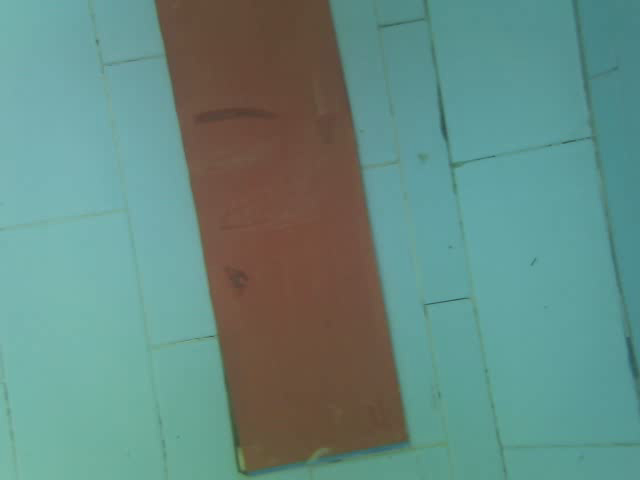
//> input picture frame 21 of rgb.avi, 640 x 480 px
$ ./lines_for_pausing_video   (built with g++ and OpenCV 4)
//> lines starting //> are read from the running program, lines starting //| are printed output that depends on the picture; after the words box and inside, x2 and y2 are one past the last pixel; in counts of white or black regions, pixels touching at a corner belong together
//> further down, org_img is the input picture: 480 rows x 640 cols, CV_8UC3; mean B, G, R 130.5, 138.9, 101.2
#include "opencv2/highgui/highgui.hpp"
#include "opencv2/imgproc/imgproc.hpp"
#include <string.h>
#include<cstdlib>
#include<fstream>
#include<opencv/highgui.h>//for opencv 3
//#include<highgui.h>//for opencv 2.4.9
#include<opencv2/opencv.hpp>//for opencv 3
//#include<cv.h>//for opencv 2.4.9
#include<iostream>
#include<vector>
using namespace cv;
using namespace std;
int x=0;
int pwn=50;
// 3 initial instructions
#define odroid 0
int hmin_value=94,smin_value=177,vmin_value=145,hmax_value=155,smax_value=255,vmax_value=255;
int canny_thres=50;
bool save_image=false;
Mat img,path,hsv,thres,edge,org_img;
vector<vector<Point> > contours;
vector<Vec4i> hierarchy;
RNG rng(12345);
FILE *fp,*fp1;

void callback(int )
{
	inRange(hsv,Scalar(hmin_value,smin_value,vmin_value),Scalar(hmax_value,smax_value,vmax_value),thres);
	erode(thres, thres, Mat(), Point(-1, -1), 1, 1, 1);//opening
	dilate(thres, thres, Mat(), Point(-1, -1), 1, 1, 1);
	for(int k=1;k<=2;k++)
	{
		dilate(thres, thres, Mat(), Point(-1, -1), 1, 1, 1);//closing
		erode(thres, thres, Mat(), Point(-1, -1), 1, 1, 1);
	}
	Canny(thres,edge,canny_thres,canny_thres*2,3,true);//canny edge detection
}
void tracks()
{
	cvNamedWindow("settings",CV_WINDOW_AUTOSIZE);
	cvCreateTrackbar("HMIN","settings",&hmin_value,255,callback);
	cvCreateTrackbar("HMAX","settings",&hmax_value,255,callback);
	cvCreateTrackbar("SMIN","settings",&smin_value,255,callback);
	cvCreateTrackbar("SMAX","settings",&smax_value,255,callback);
	cvCreateTrackbar("VMIN","settings",&vmin_value,255,callback);
	cvCreateTrackbar("VMAX","settings",&vmax_value,255,callback);
	cvCreateTrackbar("CANNY_THRESHOLD","settings",&canny_thres,127,callback);
}
void contrast_streching(Mat img)
{
	Mat ch[3];
	split(img,ch);
	normalize(ch[1],ch[1],255,0,NORM_MINMAX);
	normalize(ch[2],ch[2],255,0,NORM_MINMAX);
	normalize(ch[0],ch[0],255,0,NORM_MINMAX);
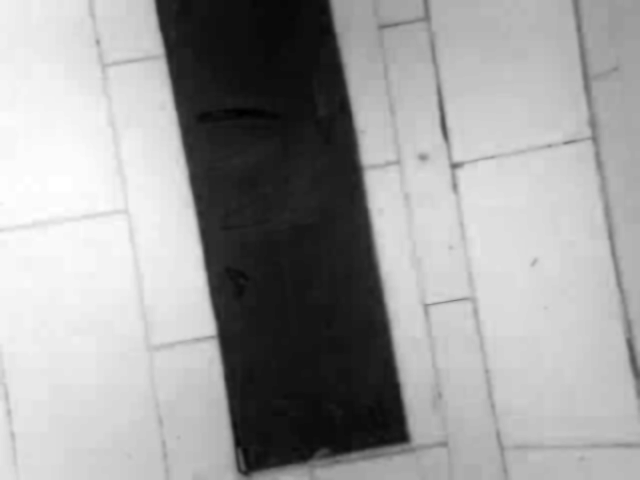
//> ch[0]: 480 rows x 640 cols, CV_8UC1; min 0, max 255, mean 158
	merge(ch,3,img);
}
void smoothing(Mat img)
{
	Mat img_new;
	img.convertTo(img_new,CV_8U);
	bilateralFilter(img_new,img,5,150,10);
}
float rho(int x1,int y1,int x2,int y2)
{
	//returns the perpendicular distance of line
	float m=(y2-y1)/(float)(x2-x1);
	float numer=y2-m*x2;
	float den=sqrt((m*m)+1);
	return (numer/den);
}
static void onMouse( int event, int x, int y, int f, void* )
{
	Vec3b pix=hsv.at<Vec3b>(y,x);
	int H=pix.val[0];
	int S=pix.val[1];
	int V=pix.val[2];
	if(event==7)
		cout<<H<<"\n"<<S<<"\n"<<V<<"\n"<<endl;
}
int main(int argc,char **argv)
{
	system("./mnctrl f pwm");//initial instructions
	FILE *fp2;
	if(!odroid)
	{
		fp=fopen("ipdata.txt","w");
		fp2=fopen("log.txt","w");
	}
	VideoCapture inputVideo("rgb.avi");//"t3_logitech_lab_lid_underwater2.webm");
	//VideoCapture inputVideo(0);
	inputVideo.read(org_img);
	//CvSize size = cvSize((int)cvGetCaptureProperty(inputVideo,CV_CAP_PROP_FRAME_WIDTH),
	//(int)cvGetCaptureProperty(inputVideo,CV_CAP_PROP_FRAME_HEIGHT));
	CvSize size=cvSize(640,480);
	int frames=1;
	//VideoWriter vid_rgb("rgb.avi", CV_FOURCC('X','V','I','D'), frames, size);
	VideoWriter vid_lines("test.avi", CV_FOURCC('X','V','I','D'), frames, size);
	int frame_c=1;
	namedWindow("test",CV_WINDOW_AUTOSIZE);
	namedWindow("IMAGE1",CV_WINDOW_AUTOSIZE);
	namedWindow("HSV",CV_WINDOW_AUTOSIZE);
	setMouseCallback("HSV",onMouse,0);
	tracks();
	char c;
	while(1)
	{
		if(x!=1)
		inputVideo.read(org_img);
		if(!inputVideo.isOpened())
			break;
		img=org_img.clone();
		smoothing(img);//smoothing of rgb image.
		contrast_streching(img);
		cvtColor(img,hsv,CV_RGB2HSV);
//> hsv: 480 rows x 640 cols, CV_8UC3; mean H, S, V 57.2, 94.3, 205.3
		imshow("HSV",hsv);
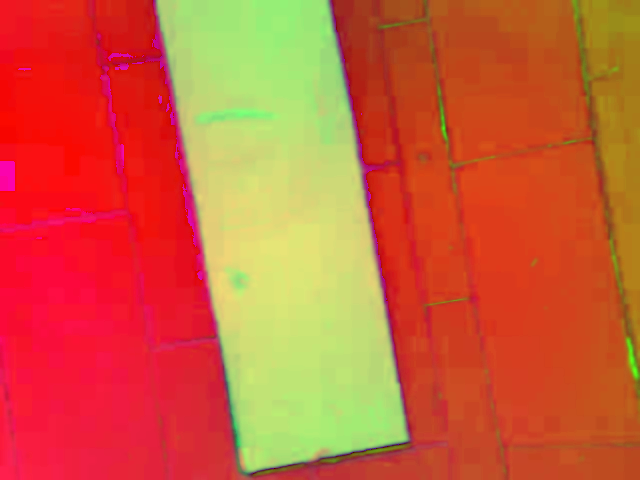
//> window 'HSV': 480 rows x 640 cols, CV_8UC3; mean B, G, R 57.2, 94.3, 205.3
		//erode(hsv, hsv, Mat(), Point(-1, -1), 1, 1, 1);
		smoothing(hsv);
//> in smoothing (call 2), `bilateralFilter(img_new,img,5,150,10);`: img: 480 rows x 640 cols, CV_8UC3; mean H, S, V 57.2, 94.3, 205.3
		//contrast_streching(hsv);
		callback(0);
//> in callback, `inRange(hsv,Scalar(hmin_value,smin_value,vmin_value),Scalar(hmax_value..`: thres: 480 rows x 640 cols, CV_8UC1; 24.6% white; 1 white region, box (x1, y1, x2, y2) and area: (158, 0, 405, 470) 75550
//> in callback, `dilate(thres, thres, Mat(), Point(-1, -1), 1, 1, 1);`: thres: 480 rows x 640 cols, CV_8UC1; 24.6% white; 1 white region, box (x1, y1, x2, y2) and area: (158, 0, 405, 470) 75547
//> the loop in callback, `for(int k=1;k<=2;k++)` made 2 passes
//> pass 1, in callback, `dilate(thres, thres, Mat(), Point(-1, -1), 1, 1, 1);`:
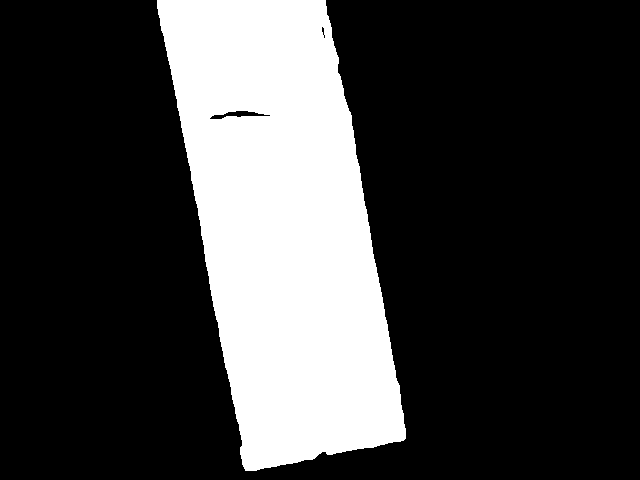
//> thres: 480 rows x 640 cols, CV_8UC1; 25.1% white; 1 white region, box (x1, y1, x2, y2) and area: (157, 0, 406, 471) 77012
//> in callback, `Canny(thres,edge,canny_thres,canny_thres*2,3,true);`: edge: 480 rows x 640 cols, CV_8UC1; 0.4% white in thin lines or dots, all inside (x1, y1, x2, y2) = (157, 0, 405, 470)
		dilate(edge, edge, Mat(), Point(-1, -1), 1, 1, 1);//dilation
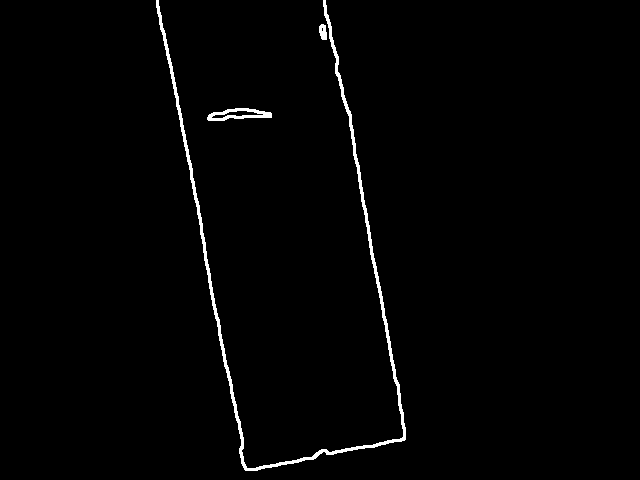
//> edge: 480 rows x 640 cols, CV_8UC1; 1.4% white; 3 white regions, box (x1, y1, x2, y2) and area: (156, 0, 406, 471) 3633, (207, 108, 272, 121) 419, (319, 24, 327, 40) 100
		cvtColor(edge, path, CV_GRAY2BGR);
//> path: 480 rows x 640 cols, CV_8UC3; 1.4% white; 3 white regions
		vector<Vec4i> lines;
		HoughLinesP(edge, lines, 1, CV_PI/180, 50, 100, 0.1);//line detection
//> lines = 5 lines (x1, y1, x2, y2): [157, 0, 197, 207], [373, 253, 396, 385], [213, 297, 237, 422], [351, 132, 372, 256], [169, 54, 192, 176]
		//lines is a 2d mat with row=no. of lines detected and columns=4.
		int num=lines.size();
//> num = 5
		float angle[num];
		float p[num];//perpendicular distance
		float set1[num];
		float set2[num];
		if(!odroid)
			fprintf(fp,"%d ",num);
		int count5 =1;int flag =0;int count6 = 1;
		int count1,count2;count1=count2=1;
		float angle_f1,angle_f2;angle_f1=angle_f2 =0;
		float rho_1,rho_2;rho_1= rho_2 = 0;
		for(size_t i=0;i<num;i++)
		{
			Vec4i l = lines[i];
			line(path,Point(l[0],l[1]),Point(l[2],l[3]),Scalar(255,0,0),1,CV_AA);
			line(img,Point(l[0],l[1]),Point(l[2],l[3]),Scalar(255,0,0),1,CV_AA);
			angle[i]=(l[3]-l[1])/(float)(l[2]-l[0]);
			if((57.2957795*tanh(angle[i]))>0)
				angle[i]=(90-(57.2957795*tanh(angle[i])));
			else
				angle[i]=(57.2957795*tanh(angle[i]));
				p[i]=rho(l[0],l[1],l[2],l[3]);
			if (i==0)
				set1[0]=0;
			if(i!= 0)
			{       //to sort the lines into two sets
				if(abs (angle[i]-angle[0]) < 10 )
				{
					set1[count5] = i;
					count5++;
				}
				if((abs (angle[i]-angle[0]) > 10)&&(flag != 0))
				{
					set2[count6] = i;
					count6++;
				}
				if((abs (angle[i]-angle[0]) > 10)&&(flag == 0))
				{
					set2[0] = i;
					flag =98;
				}
			}
			if(!odroid)
			fprintf(fp," %.2f- %f ",angle[i],p[i]);
		}
//> this loop made 5 passes
//> (l, m in rho, numer in rho, den in rho) on passes 1 to 5: ([157, 0, 197, 207], 5.18, -812.5, 5.27), ([373, 253, 396, 385], 5.74, -1887.7, 5.83), ([213, 297, 237, 422], 5.21, -812.4, 5.3), ([351, 132, 372, 256], 5.9, -1940.6, 5.99), ([169, 54, 192, 176], 5.3, -842.4, 5.4)
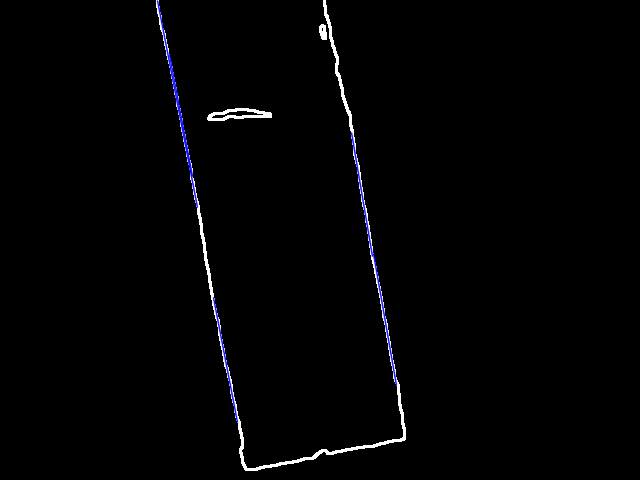
//> path: 480 rows x 640 cols, CV_8UC3; mean B, G, R 3.5, 2.7, 2.7
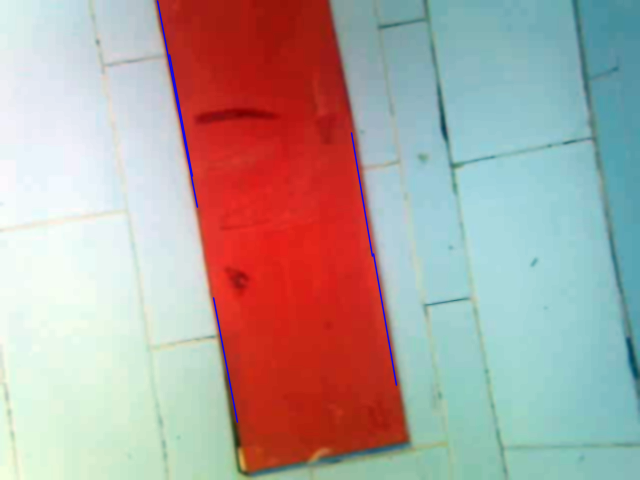
//> img: 480 rows x 640 cols, CV_8UC3; mean B, G, R 158.6, 162.6, 176.5
//> after the loop, count5 = 5; count6 = 1; flag = 0
		for( size_t i = 0; i < lines.size(); i++ )
		{
			if (i== 0)
				angle_f1 += angle[(int)(set1[0])];
			if (i!= 0)
			{
				if( 1.0<(int)(set1[i])<10.0)
				{
					angle_f1 += angle[(int)(set1[i])];
					count1 +=1;
				}
			}
		}
//> this loop made 5 passes
//> angle_f1 on passes 1 to 5: 32.71, 65.41, 98.12, 130.8, 163.5
//> after the loop, angle_f1 = 163.5; count1 = 5
		for( size_t i = 0; i < lines.size(); i++ )
		{
			if (i==0)
				angle_f2 += angle[(int)(set2[0])];
			if (i!=0)
			if(0.0<(int)(set2[i])<10.0)
			{
				angle_f2 += angle[(int)(set2[i])];
				count2 +=1;
			}
		}
//> this loop made 5 passes
//> after the loop, angle_f2 = 163.5; count2 = 5
		// [8 lines of commented-out code are left out]
		angle_f1=angle_f1/count1;
//> angle_f1 = 32.71
		angle_f2=angle_f2/count2;
//> angle_f2 = 32.71
		rho_1=p[(int)set1[0]];
		rho_2=p[(int)set2[0]];
		if(!odroid)
		{
			fprintf(fp,"Set 2 : %f,%f ",angle_f1,angle[(int)set1[2]]);
			fprintf(fp,"\n \n");
		}
		if(!odroid)
			imshow("IMAGE1",img);
		//RHO_1 AND RHO_2 ARE FINAL RHO OF BOTH SETS AND ANGLE_F1 AND ANGLE_F2 ARE THETA OF SETS
		//contour detection and drawing
		findContours(edge,contours,hierarchy,CV_RETR_TREE,CV_CHAIN_APPROX_SIMPLE,Point(0,0));
//> contours = 5 contours, 1 with area under 20; largest, box (x1, y1, x2, y2) and area: (156, 0, 406, 471) 2565, (207, 108, 272, 121) 494, (211, 110, 264, 119) 195, (319, 24, 327, 40) 84
		Mat drawing=Mat::zeros(edge.size(),CV_8UC3);
		for(int i=0;i<contours.size();i++)
		{
			Scalar color=Scalar(rng.uniform(0, 255),rng.uniform(0,255),rng.uniform(0,255));
			drawContours(drawing,contours,i,color,2,8,hierarchy,0,Point());
		}
//> this loop made 5 passes
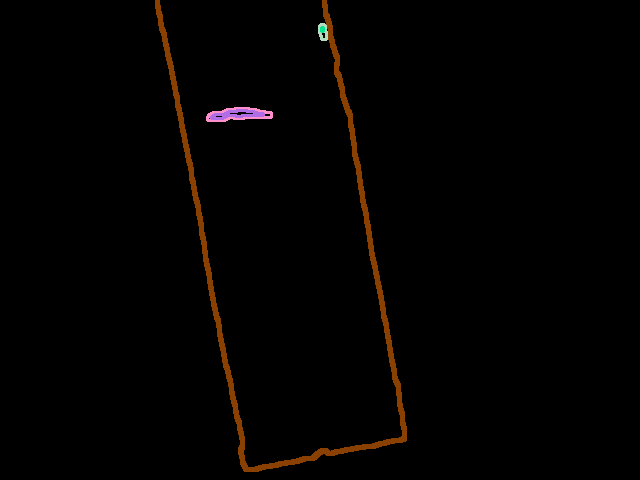
//> drawing: 480 rows x 640 cols, CV_8UC3; mean B, G, R 0.6, 1.7, 3.3
		if(angle_f1>1)
		{
			system("./mnctrl r pwm");
			cout << "r" << endl;
			fprintf(fp2,"%c\n",'r');
		}
		if(angle_f1<-1)
		{
			system("./mnctrl l pwm");
			cout<<"l"<<endl;
			fprintf(fp2,"%c\n",'l');
		}
		//if (rho_1 < -2) {cout << "b" << endl; fprintf(fp2,"%c\n",'b');}
		//if (rho_1 > 2) {cout << "f" << endl; fprintf(fp2,"%c\n",'f');}
		//vid_rgb << org_img;
		if(num>1)//&&frame_c<=150)
		{
			vid_lines<<img;
			frame_c++;
			imshow("test",img);
			cout<<frame_c;
			cout<<" "<<num;
//|  5
		}
		//vid_lines<<img;
		c=cvWaitKey(200);
//> the Esc key is pressed
		if(c==27)
		break;
		else if(c==' ')
			x=1;
		else if(c=='r')
			x=0;
	}
	//saving the final parameters
	fp1=fopen("parameters_final","a");
	fprintf(fp1,"%d %d %d %d %d %d \n",hmin_value,smin_value,vmin_value,hmax_value,smax_value,vmax_value);
}

$ run again, starting later in the video
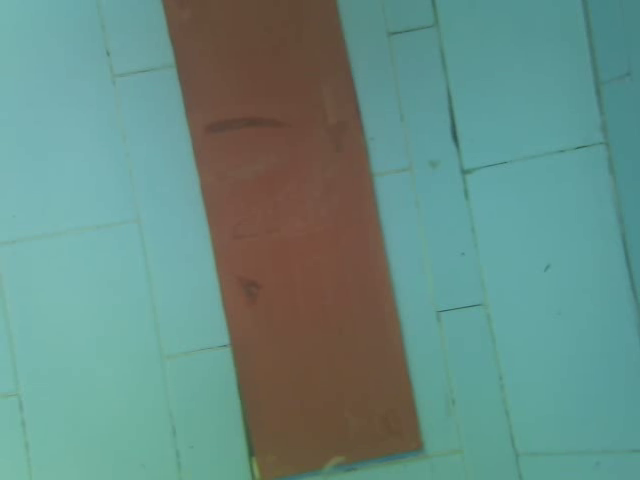
//> input picture frame 97 of rgb.avi, 640 x 480 px
//> org_img is the input picture: 480 rows x 640 cols, CV_8UC3; mean B, G, R 131.7, 140.3, 102.9
//> hsv: 480 rows x 640 cols, CV_8UC3; mean H, S, V 56, 100.6, 201.8
//> lines = 4 lines (x1, y1, x2, y2): [194, 142, 239, 375], [179, 58, 218, 262], [356, 112, 412, 400], [369, 184, 395, 320]
//> num = 4
//> the loop `for(size_t i=0;i<num;i++)` made 4 passes
//> (l, m in rho, numer in rho, den in rho) on passes 1 to 4: ([194, 142, 239, 375], 5.18, -862.5, 5.27), ([179, 58, 218, 262], 5.23, -878.3, 5.33), ([356, 112, 412, 400], 5.14, -1718.9, 5.24), ([369, 184, 395, 320], 5.23, -1746.2, 5.33)
//> after the loop `for(size_t i=0;i<num;i++)`:
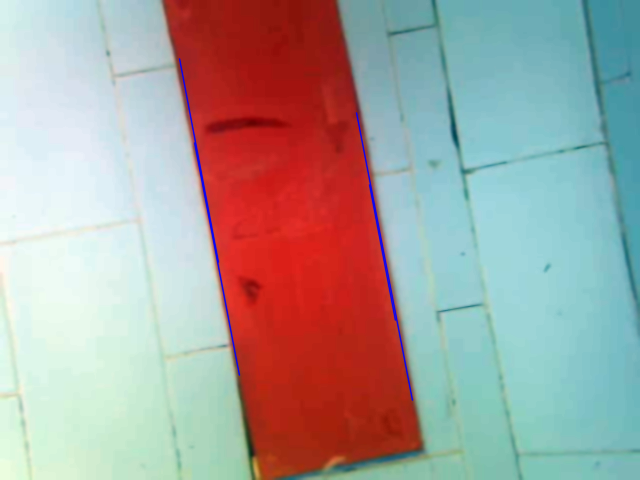
//> img: 480 rows x 640 cols, CV_8UC3; mean B, G, R 157.6, 160.8, 168
//> after the loop `for(size_t i=0;i<num;i++)`: count6 = 1; flag = 0
//> the loop `for( size_t i = 0; i < lines.size(); i++ )` made 4 passes
//> angle_f1 on passes 1 to 4: 32.71, 65.42, 98.12, 130.8
//> after the loop `for( size_t i = 0; i < lines.size(); i++ )`: angle_f1 = 130.8; count1 = 4
//> the loop `for( size_t i = 0; i < lines.size(); i++ )` made 4 passes
//> after the loop `for( size_t i = 0; i < lines.size(); i++ )`: angle_f2 = 130.8; count2 = 4
//> `angle_f1=angle_f1/count1;`: angle_f1 = 32.71
//> contours = 11 contours, 3 with area under 20; largest, box (x1, y1, x2, y2) and area: (258, 0, 419, 480) 1910, (164, 0, 260, 480) 1160, (208, 116, 283, 133) 709, (211, 118, 279, 131) 362, (386, 427, 401, 437) 97, (282, 22, 289, 35) 50, (382, 416, 389, 424) 38, (248, 281, 254, 287) 22
//> the loop `for(int i=0;i<contours.size();i++)` made 11 passes
//> after the loop `for(int i=0;i<contours.size();i++)`:
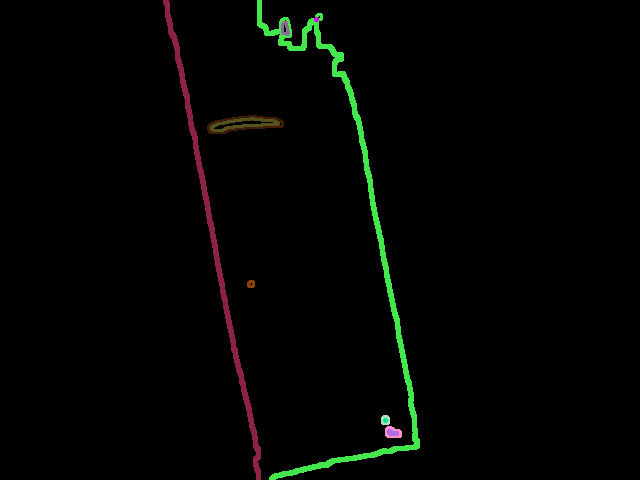
//> drawing: 480 rows x 640 cols, CV_8UC3; mean B, G, R 1.9, 3.9, 2.7
//|  4

$ run again, starting later in the video
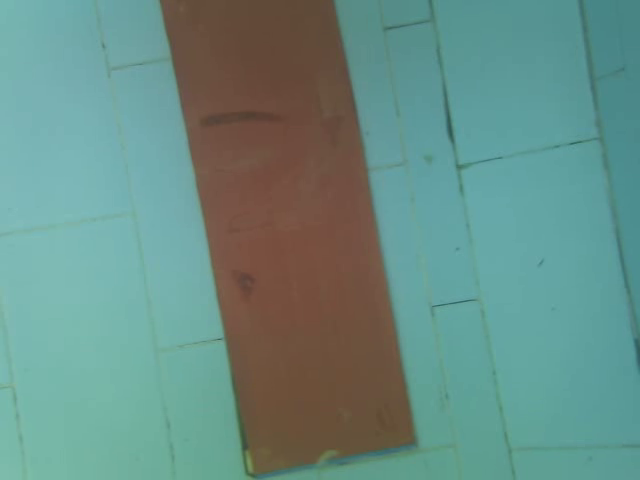
//> input picture frame 173 of rgb.avi, 640 x 480 px
//> org_img is the input picture: 480 rows x 640 cols, CV_8UC3; mean B, G, R 133.6, 142.1, 104.3
//> hsv: 480 rows x 640 cols, CV_8UC3; mean H, S, V 55.8, 97, 202.8
//> lines = 5 lines (x1, y1, x2, y2): [166, 18, 197, 179], [364, 181, 406, 401], [195, 159, 233, 377], [372, 227, 411, 432], [345, 77, 364, 178]
//> num = 5
//> the loop `for(size_t i=0;i<num;i++)` made 5 passes
//> (l, m in rho, numer in rho, den in rho) on passes 1 to 5: ([166, 18, 197, 179], 5.19, -844.1, 5.29), ([364, 181, 406, 401], 5.24, -1725.7, 5.33), ([195, 159, 233, 377], 5.74, -959.7, 5.82), ([372, 227, 411, 432], 5.26, -1728.4, 5.35), ([345, 77, 364, 178], 5.32, -1756.9, 5.41)
//> after the loop `for(size_t i=0;i<num;i++)`:
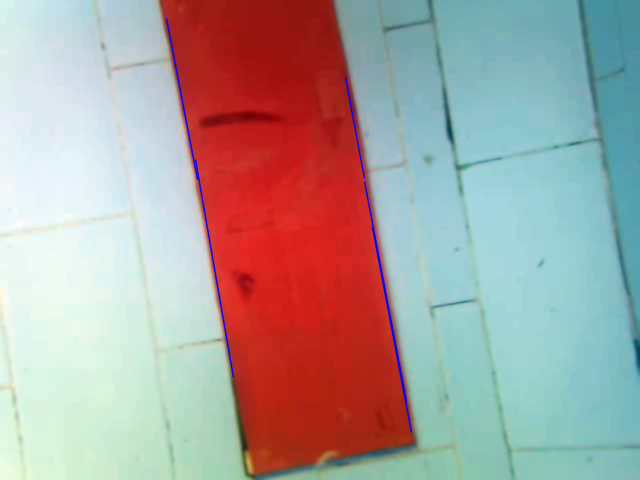
//> img: 480 rows x 640 cols, CV_8UC3; mean B, G, R 158.7, 161.1, 170.9
//> after the loop `for(size_t i=0;i<num;i++)`: count6 = 1; flag = 0
//> the loop `for( size_t i = 0; i < lines.size(); i++ )` made 5 passes
//> angle_f1 on passes 1 to 5: 32.71, 65.42, 98.12, 130.8, 163.5
//> after the loop `for( size_t i = 0; i < lines.size(); i++ )`: angle_f1 = 163.5; count1 = 5
//> the loop `for( size_t i = 0; i < lines.size(); i++ )` made 5 passes
//> after the loop `for( size_t i = 0; i < lines.size(); i++ )`: angle_f2 = 163.5; count2 = 5
//> `angle_f1=angle_f1/count1;`: angle_f1 = 32.71
//> contours = 5 contours, 1 with area under 20; largest, box (x1, y1, x2, y2) and area: (160, 0, 412, 473) 2786, (202, 110, 274, 126) 682, (205, 112, 272, 124) 350, (283, 0, 298, 12) 67
//> the loop `for(int i=0;i<contours.size();i++)` made 5 passes
//> after the loop `for(int i=0;i<contours.size();i++)`:
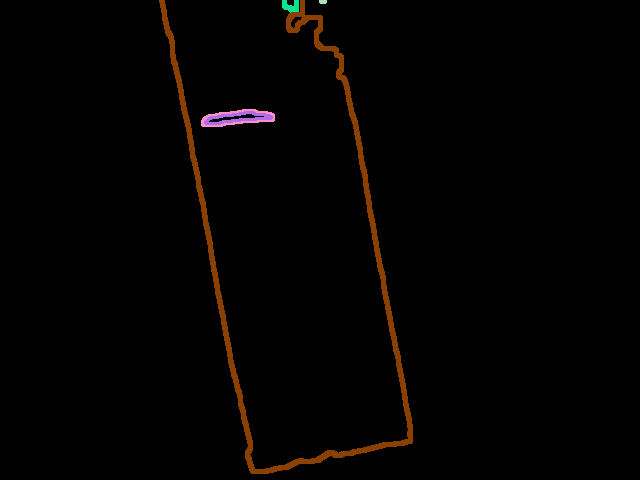
//> drawing: 480 rows x 640 cols, CV_8UC3; mean B, G, R 0.7, 1.8, 3.6
//|  5
